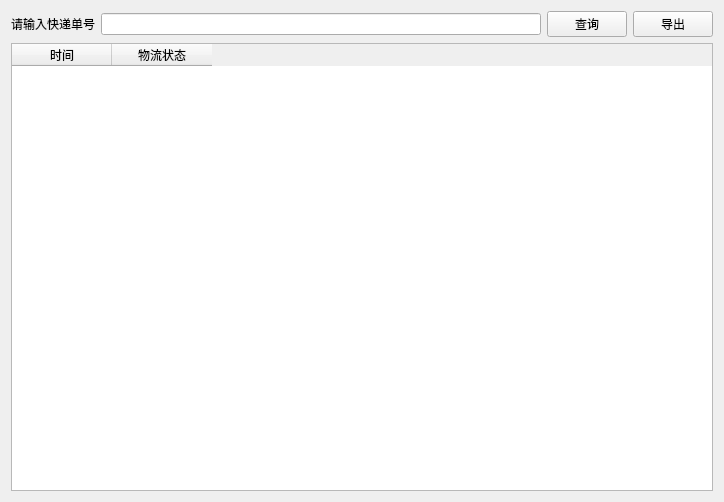
<?xml version="1.0" encoding="UTF-8"?>
<ui version="4.0">
 <class>Form</class>
 <widget class="QWidget" name="Form">
  <property name="geometry">
   <rect>
    <x>0</x>
    <y>0</y>
    <width>724</width>
    <height>502</height>
   </rect>
  </property>
  <property name="windowTitle">
   <string>查询快递信息</string>
  </property>
  <layout class="QVBoxLayout" name="verticalLayout_2">
   <item>
    <layout class="QVBoxLayout" name="verticalLayout">
     <item>
      <layout class="QHBoxLayout" name="horizontalLayout" stretch="0,6,1,0">
       <item>
        <widget class="QLabel" name="label">
         <property name="text">
          <string>请输入快递单号</string>
         </property>
        </widget>
       </item>
       <item>
        <widget class="QLineEdit" name="lineEdit"/>
       </item>
       <item>
        <widget class="QPushButton" name="Button_Search">
         <property name="text">
          <string>查询</string>
         </property>
        </widget>
       </item>
       <item>
        <widget class="QPushButton" name="Button_Down">
         <property name="text">
          <string>导出</string>
         </property>
        </widget>
       </item>
      </layout>
     </item>
     <item>
      <widget class="QTableWidget" name="table">
       <property name="editTriggers">
        <set>QAbstractItemView::NoEditTriggers</set>
       </property>
       <property name="textElideMode">
        <enum>Qt::ElideRight</enum>
       </property>
       <property name="sortingEnabled">
        <bool>true</bool>
       </property>
       <attribute name="horizontalHeaderCascadingSectionResizes">
        <bool>true</bool>
       </attribute>
       <column>
        <property name="text">
         <string>时间</string>
        </property>
       </column>
       <column>
        <property name="text">
         <string>物流状态</string>
        </property>
       </column>
      </widget>
     </item>
    </layout>
   </item>
  </layout>
 </widget>
 <resources/>
 <connections/>
</ui>
